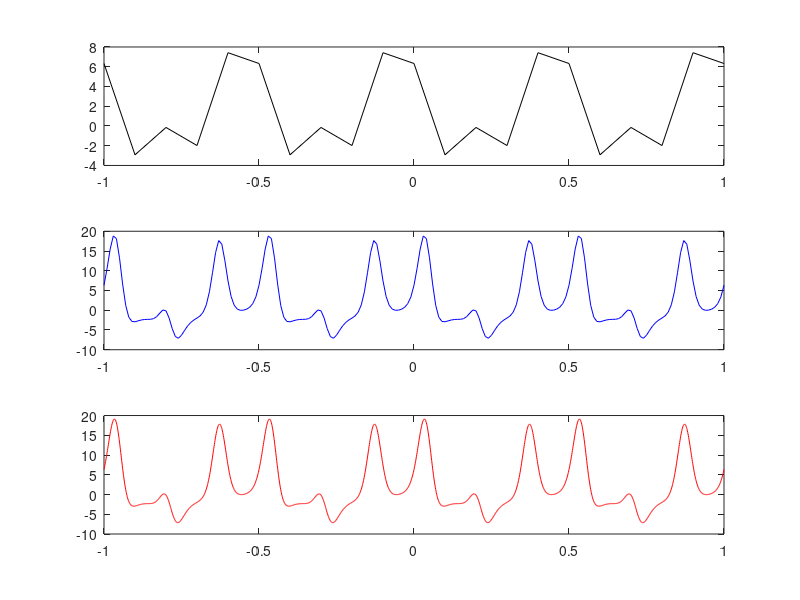

The MATLAB source for this figure:
% Stephen Kemp
% EE103L Section 01B
% Lab 2
% Problem 1

t1 = [-1:0.1:1];
t2 = [-1:0.01:1];
t3 = [-1:0.001:1];

gt1 = 3*pi*sin(8*pi*t1 + 1.3).*cos(4*pi*t1 - 0.8).*exp(sin(12*pi*t1));
gt2 = 3*pi*sin(8*pi*t2 + 1.3).*cos(4*pi*t2 - 0.8).*exp(sin(12*pi*t2));
gt3 = 3*pi*sin(8*pi*t3 + 1.3).*cos(4*pi*t3 - 0.8).*exp(sin(12*pi*t3));

figure();

subplot(3,1,1);
plot(t1, gt1, 'k');

subplot(3,1,2);
plot(t2, gt2, 'b');

subplot(3,1,3);
plot(t3, gt3, 'r');